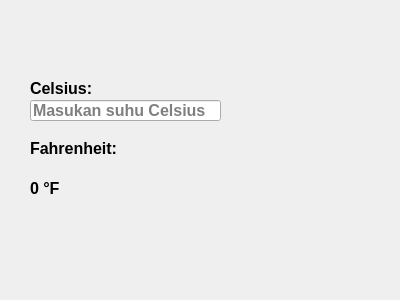
<?xml version="1.0" encoding="UTF-8"?>
<ui version="4.0">
 <class>Form</class>
 <widget class="QWidget" name="Form">
  <property name="geometry">
   <rect>
    <x>0</x>
    <y>0</y>
    <width>400</width>
    <height>300</height>
   </rect>
  </property>
  <property name="font">
   <font>
    <pointsize>12</pointsize>
    <weight>75</weight>
    <bold>true</bold>
   </font>
  </property>
  <property name="windowTitle">
   <string>Konverter Suhu.</string>
  </property>
  <widget class="QLabel" name="label">
   <property name="geometry">
    <rect>
     <x>30</x>
     <y>80</y>
     <width>81</width>
     <height>16</height>
    </rect>
   </property>
   <property name="font">
    <font>
     <pointsize>12</pointsize>
     <weight>75</weight>
     <bold>true</bold>
    </font>
   </property>
   <property name="text">
    <string>Celsius:</string>
   </property>
  </widget>
  <widget class="QLineEdit" name="input_c">
   <property name="geometry">
    <rect>
     <x>30</x>
     <y>100</y>
     <width>191</width>
     <height>21</height>
    </rect>
   </property>
   <property name="placeholderText">
    <string>Masukan suhu Celsius</string>
   </property>
  </widget>
  <widget class="QLabel" name="label_2">
   <property name="geometry">
    <rect>
     <x>30</x>
     <y>140</y>
     <width>101</width>
     <height>16</height>
    </rect>
   </property>
   <property name="text">
    <string>Fahrenheit:</string>
   </property>
  </widget>
  <widget class="QLabel" name="output_f">
   <property name="geometry">
    <rect>
     <x>30</x>
     <y>180</y>
     <width>211</width>
     <height>16</height>
    </rect>
   </property>
   <property name="text">
    <string>0 °F</string>
   </property>
  </widget>
 </widget>
 <resources/>
 <connections/>
</ui>
